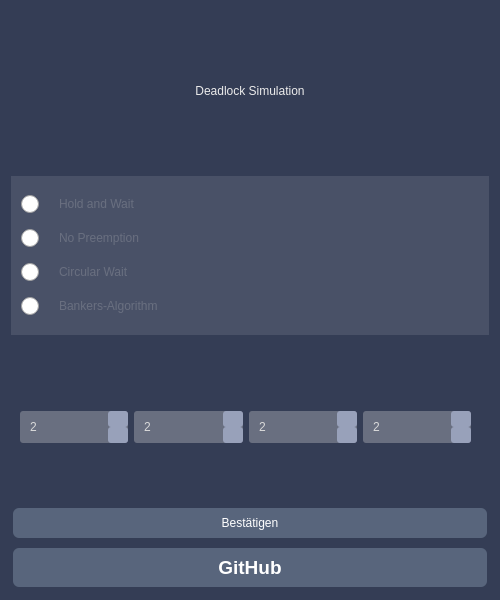
<?xml version="1.0" encoding="UTF-8"?>
<ui version="4.0">
 <class>InitDialog</class>
 <widget class="QDialog" name="InitDialog">
  <property name="geometry">
   <rect>
    <x>0</x>
    <y>0</y>
    <width>500</width>
    <height>600</height>
   </rect>
  </property>
  <property name="sizePolicy">
   <sizepolicy hsizetype="Fixed" vsizetype="Fixed">
    <horstretch>0</horstretch>
    <verstretch>0</verstretch>
   </sizepolicy>
  </property>
  <property name="windowTitle">
   <string>Dialog</string>
  </property>
  <property name="windowIcon">
   <iconset resource="../resources.qrc">
    <normaloff>:/resources/Icon_White.png</normaloff>:/resources/Icon_White.png</iconset>
  </property>
  <property name="styleSheet">
   <string notr="true">background-color: rgb(52, 61, 85);</string>
  </property>
  <layout class="QVBoxLayout" name="verticalLayout">
   <item>
    <widget class="QLabel" name="label_Header">
     <property name="styleSheet">
      <string notr="true">color: rgb(235, 235, 235);
font: 18pt &quot;Futura Hv BT&quot;;
background-color: none;
</string>
     </property>
     <property name="text">
      <string>Deadlock Simulation</string>
     </property>
     <property name="alignment">
      <set>Qt::AlignCenter</set>
     </property>
    </widget>
   </item>
   <item>
    <widget class="QFrame" name="frame">
     <property name="styleSheet">
      <string notr="true">background-color: rgb(73, 81, 103);
</string>
     </property>
     <layout class="QVBoxLayout" name="verticalLayout_3">
      <item>
       <widget class="QRadioButton" name="radio_holdwait">
        <property name="styleSheet">
         <string notr="true">QRadioButton {
	font: 14pt &quot;Futura Bk BT&quot;;
	color: rgb(105, 111, 128);
    spacing: 20px;
	background-color:none;
}

QRadioButton::indicator {
    width: 19px;
    height: 19px;
}

QRadioButton::hover,
QRadioButton::checked {
	color:  rgb(217, 217, 217);
}


QRadioButton::indicator:unchecked {
	image: url(:/resources/checkBox_off.png);
}

QRadioButton::indicator:checked {
	image: url(:/resources/checkBox_on_hover.png);
}

QRadioButton::indicator:unchecked:hover {
	image: url(:/resources/checkBox_off_hover.png);
}
</string>
        </property>
        <property name="text">
         <string>Hold and Wait</string>
        </property>
       </widget>
      </item>
      <item>
       <widget class="QRadioButton" name="radio_preempt">
        <property name="styleSheet">
         <string notr="true">QRadioButton {
	font: 14pt &quot;Futura Bk BT&quot;;
	color: rgb(105, 111, 128);
    spacing: 20px;
	background-color:none;
}

QRadioButton::indicator {
    width: 19px;
    height: 19px;
}

QRadioButton::hover,
QRadioButton::checked {
	color:  rgb(217, 217, 217);
}


QRadioButton::indicator:unchecked {
	image: url(:/resources/checkBox_off.png);
}

QRadioButton::indicator:checked {
	image: url(:/resources/checkBox_on_hover.png);
}

QRadioButton::indicator:unchecked:hover {
	image: url(:/resources/checkBox_off_hover.png);
}
</string>
        </property>
        <property name="text">
         <string>No Preemption</string>
        </property>
       </widget>
      </item>
      <item>
       <widget class="QRadioButton" name="radio_circularw">
        <property name="styleSheet">
         <string notr="true">QRadioButton {
	font: 14pt &quot;Futura Bk BT&quot;;
	color: rgb(105, 111, 128);
    spacing: 20px;
	background-color:none;
}

QRadioButton::indicator {
    width: 19px;
    height: 19px;
}

QRadioButton::hover,
QRadioButton::checked {
	color:  rgb(217, 217, 217);
}


QRadioButton::indicator:unchecked {
	image: url(:/resources/checkBox_off.png);
}

QRadioButton::indicator:checked {
	image: url(:/resources/checkBox_on_hover.png);
}

QRadioButton::indicator:unchecked:hover {
	image: url(:/resources/checkBox_off_hover.png);
}
</string>
        </property>
        <property name="text">
         <string>Circular Wait</string>
        </property>
       </widget>
      </item>
      <item>
       <widget class="QRadioButton" name="radio_bankier">
        <property name="styleSheet">
         <string notr="true">QRadioButton {
	font: 14pt &quot;Futura Bk BT&quot;;
	color: rgb(105, 111, 128);
    spacing: 20px;
	background-color:none;
}

QRadioButton::indicator {
    width: 19px;
    height: 19px;
}

QRadioButton::hover,
QRadioButton::checked {
	color:  rgb(217, 217, 217);
}


QRadioButton::indicator:unchecked {
	image: url(:/resources/checkBox_off.png);
}

QRadioButton::indicator:checked {
	image: url(:/resources/checkBox_on_hover.png);
}

QRadioButton::indicator:unchecked:hover {
	image: url(:/resources/checkBox_off_hover.png);
}
</string>
        </property>
        <property name="text">
         <string>Bankers-Algorithm</string>
        </property>
       </widget>
      </item>
     </layout>
    </widget>
   </item>
   <item>
    <widget class="QFrame" name="frame_2">
     <property name="styleSheet">
      <string notr="true">background-color: none;</string>
     </property>
     <widget class="QWidget" name="">
      <property name="geometry">
       <rect>
        <x>9</x>
        <y>11</y>
        <width>451</width>
        <height>91</height>
       </rect>
      </property>
      <layout class="QGridLayout" name="gridLayout">
       <item row="0" column="0">
        <widget class="QLabel" name="label_Printer_Icon">
         <property name="styleSheet">
          <string notr="true">background-color: none;
image: url(:/resources/Printer_Icon.png);</string>
         </property>
         <property name="text">
          <string/>
         </property>
        </widget>
       </item>
       <item row="0" column="1">
        <widget class="QLabel" name="label_CD_Icon">
         <property name="styleSheet">
          <string notr="true">background-color: none;
image: url(:/resources/CD-ROM_Icon.png);</string>
         </property>
         <property name="text">
          <string/>
         </property>
        </widget>
       </item>
       <item row="0" column="2">
        <widget class="QLabel" name="label_Plotter_Icon">
         <property name="styleSheet">
          <string notr="true">background-color: none;
image: url(:/resources/Plotter_Icon.png);</string>
         </property>
         <property name="text">
          <string/>
         </property>
        </widget>
       </item>
       <item row="0" column="3">
        <widget class="QLabel" name="label_TapeDrive_Icon">
         <property name="styleSheet">
          <string notr="true">background-color: none;
image: url(:/resources/TapeDrive_Icon.png);</string>
         </property>
         <property name="text">
          <string/>
         </property>
        </widget>
       </item>
       <item row="1" column="0">
        <widget class="QSpinBox" name="spinBox_Printer">
         <property name="styleSheet">
          <string notr="true"> QSpinBox {
    padding-right: 15px; /* make room for the arrows */
    border-width: 5px;
	border-radius: 3px;
	color: rgb(217, 217, 217);
	background-color: rgb(105, 111, 128);
    padding: 8px;
}

QSpinBox::up-button {
    subcontrol-origin: border;
	border-radius: 3px;
    subcontrol-position:  top right; 
	background-color: rgb(152, 161, 186);
    width: 20px;
    border-width: 3px;
}

QSpinBox::up-button:hover {
	background-color: rgb(183, 194, 224);
}

QSpinBox::up-arrow {
	image: url(:/resources/arrow_up.png);
}

QSpinBox::down-button {
    subcontrol-origin: border;
	border-radius: 3px;
    subcontrol-position:  bottom right; /* position at the top right corner */
	background-color: rgb(152, 161, 186);
    width: 20px; /* 16 + 2*1px border-width = 15px padding + 3px parent border */
    border-width: 3px;
}

QSpinBox::down-button:hover {
	background-color: rgb(183, 194, 224);
}

QSpinBox::down-arrow {
	image: url(:/resources/arrow_down.png);
}
</string>
         </property>
         <property name="minimum">
          <number>2</number>
         </property>
         <property name="maximum">
          <number>10</number>
         </property>
        </widget>
       </item>
       <item row="1" column="1">
        <widget class="QSpinBox" name="spinBox_Cd">
         <property name="styleSheet">
          <string notr="true"> QSpinBox {
    padding-right: 15px; /* make room for the arrows */
    border-width: 5px;
	border-radius: 3px;
	color: rgb(217, 217, 217);
	background-color: rgb(105, 111, 128);
    padding: 8px;
}

QSpinBox::up-button {
    subcontrol-origin: border;
	border-radius: 3px;
    subcontrol-position:  top right; 
	background-color: rgb(152, 161, 186);
    width: 20px;
    border-width: 3px;
}

QSpinBox::up-button:hover {
	background-color: rgb(183, 194, 224);
}

QSpinBox::up-arrow {
	image: url(:/resources/arrow_up.png);
}

QSpinBox::down-button {
    subcontrol-origin: border;
	border-radius: 3px;
    subcontrol-position:  bottom right; /* position at the top right corner */
	background-color: rgb(152, 161, 186);
    width: 20px; /* 16 + 2*1px border-width = 15px padding + 3px parent border */
    border-width: 3px;
}

QSpinBox::down-button:hover {
	background-color: rgb(183, 194, 224);
}

QSpinBox::down-arrow {
	image: url(:/resources/arrow_down.png);
}

</string>
         </property>
         <property name="minimum">
          <number>2</number>
         </property>
         <property name="maximum">
          <number>10</number>
         </property>
        </widget>
       </item>
       <item row="1" column="2">
        <widget class="QSpinBox" name="spinBox_Plotter">
         <property name="styleSheet">
          <string notr="true"> QSpinBox {
    padding-right: 15px; /* make room for the arrows */
    border-width: 5px;
	border-radius: 3px;
	color: rgb(217, 217, 217);
	background-color: rgb(105, 111, 128);
    padding: 8px;
}

QSpinBox::up-button {
    subcontrol-origin: border;
	border-radius: 3px;
    subcontrol-position:  top right; 
	background-color: rgb(152, 161, 186);
    width: 20px;
    border-width: 3px;
}

QSpinBox::up-button:hover {
	background-color: rgb(183, 194, 224);
}

QSpinBox::up-arrow {
	image: url(:/resources/arrow_up.png);
}

QSpinBox::down-button {
    subcontrol-origin: border;
	border-radius: 3px;
    subcontrol-position:  bottom right; /* position at the top right corner */
	background-color: rgb(152, 161, 186);
    width: 20px; /* 16 + 2*1px border-width = 15px padding + 3px parent border */
    border-width: 3px;
}

QSpinBox::down-button:hover {
	background-color: rgb(183, 194, 224);
}

QSpinBox::down-arrow {
	image: url(:/resources/arrow_down.png);
}
</string>
         </property>
         <property name="minimum">
          <number>2</number>
         </property>
         <property name="maximum">
          <number>10</number>
         </property>
        </widget>
       </item>
       <item row="1" column="3">
        <widget class="QSpinBox" name="spinBox_TapeDrive">
         <property name="styleSheet">
          <string notr="true"> QSpinBox {
    padding-right: 15px; /* make room for the arrows */
    border-width: 5px;
	border-radius: 3px;
	color: rgb(217, 217, 217);
	background-color: rgb(105, 111, 128);
    padding: 8px;
}

QSpinBox::up-button {
    subcontrol-origin: border;
	border-radius: 3px;
    subcontrol-position:  top right; 
	background-color: rgb(152, 161, 186);
    width: 20px;
    border-width: 3px;
}

QSpinBox::up-button:hover {
	background-color: rgb(183, 194, 224);
}

QSpinBox::up-arrow {
	image: url(:/resources/arrow_up.png);
}

QSpinBox::down-button {
    subcontrol-origin: border;
	border-radius: 3px;
    subcontrol-position:  bottom right; /* position at the top right corner */
	background-color: rgb(152, 161, 186);
    width: 20px; /* 16 + 2*1px border-width = 15px padding + 3px parent border */
    border-width: 3px;
}

QSpinBox::down-button:hover {
	background-color: rgb(183, 194, 224);
}

QSpinBox::down-arrow {
	image: url(:/resources/arrow_down.png);
}
</string>
         </property>
         <property name="minimum">
          <number>2</number>
         </property>
         <property name="maximum">
          <number>10</number>
         </property>
        </widget>
       </item>
      </layout>
     </widget>
     <zorder>spinBox_Printer</zorder>
     <zorder>spinBox_TapeDrive</zorder>
     <zorder>spinBox_Cd</zorder>
     <zorder>label_CD_Icon</zorder>
     <zorder>label_Printer_Icon</zorder>
     <zorder>label_Plotter_Icon</zorder>
     <zorder>spinBox_Plotter</zorder>
     <zorder>label_TapeDrive_Icon</zorder>
    </widget>
   </item>
   <item>
    <widget class="QPushButton" name="startSimulationButton">
     <property name="styleSheet">
      <string notr="true">/* Buttons */
QPushButton {
    background-color: #58657c;
    border: none;
    border-radius: 6px;
    color: #ffffff;
    padding: 8px 16px;
    font: bold 14pt &quot;MS Shell Dlg 2&quot;;
    margin: 2px;
    
    /* Schatten-Effekt */
    box-shadow: 0 4px 6px rgba(0, 0, 0, 0.1);
}

QPushButton:hover {
    background-color: #5a6578;
}

QPushButton:pressed {
    background-color: #3a4558;
}
QPushButton::!enabled {
    border-radius: 5px;
	background-color: rgb(43, 48, 63);
	font: 18pt &quot;Futura Hv BT&quot;;
	color: rgb(217, 217, 217);
}
</string>
     </property>
     <property name="text">
      <string>Bestätigen</string>
     </property>
     <property name="checkable">
      <bool>false</bool>
     </property>
    </widget>
   </item>
   <item>
    <widget class="QPushButton" name="openGithubButton">
     <property name="font">
      <font>
       <family>MS Shell Dlg 2</family>
       <pointsize>14</pointsize>
       <weight>75</weight>
       <italic>false</italic>
       <bold>true</bold>
       <strikeout>false</strikeout>
       <stylestrategy>PreferDefault</stylestrategy>
      </font>
     </property>
     <property name="styleSheet">
      <string notr="true">/* Buttons */
QPushButton {
    background-color: #58657c;
    border: none;
    border-radius: 6px;
    color: #ffffff;
    padding: 8px 16px;
    font: bold 14pt &quot;MS Shell Dlg 2&quot;;
    margin: 2px;
    
    /* Schatten-Effekt */
    box-shadow: 0 4px 6px rgba(0, 0, 0, 0.1);
}

QPushButton:hover {
    background-color: #5a6578;
}

QPushButton:pressed {
    background-color: #3a4558;
}
QPushButton::!enabled {
    border-radius: 5px;
	background-color: rgb(43, 48, 63);
	font: 18pt &quot;Futura Hv BT&quot;;
	color: rgb(217, 217, 217);
}
</string>
     </property>
     <property name="text">
      <string>GitHub</string>
     </property>
     <property name="checkable">
      <bool>false</bool>
     </property>
    </widget>
   </item>
  </layout>
 </widget>
 <resources>
  <include location="../resources.qrc"/>
 </resources>
 <connections>
  <connection>
   <sender>startSimulationButton</sender>
   <signal>clicked()</signal>
   <receiver>InitDialog</receiver>
   <slot>accept()</slot>
   <hints>
    <hint type="sourcelabel">
     <x>165</x>
     <y>221</y>
    </hint>
    <hint type="destinationlabel">
     <x>261</x>
     <y>301</y>
    </hint>
   </hints>
  </connection>
  <connection>
   <sender>InitDialog</sender>
   <signal>rejected()</signal>
   <receiver>InitDialog</receiver>
   <slot>reject()</slot>
   <hints>
    <hint type="sourcelabel">
     <x>261</x>
     <y>301</y>
    </hint>
    <hint type="destinationlabel">
     <x>261</x>
     <y>301</y>
    </hint>
   </hints>
  </connection>
 </connections>
</ui>
